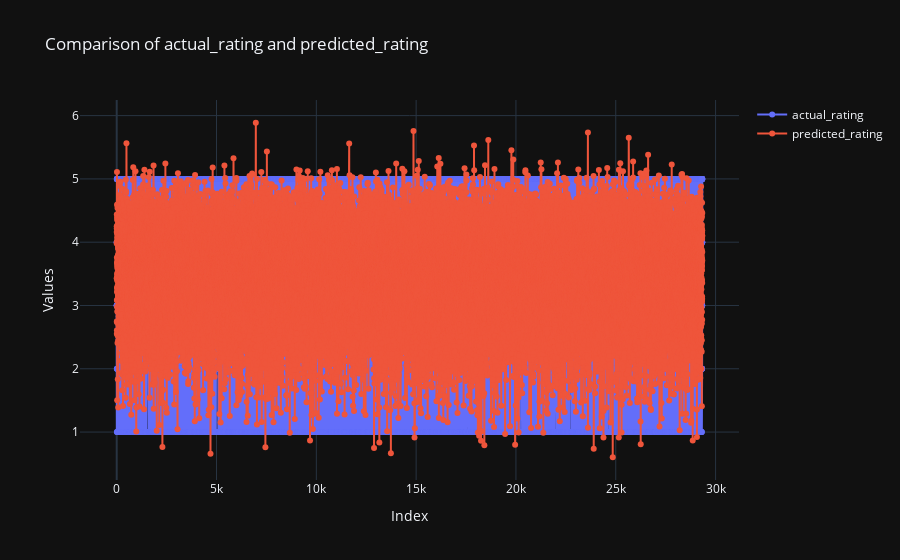

The code cell stored with this chart in its notebook:
### Code cell
import pandas as pd
import plotly.graph_objects as go

# Load the CSV file
csv_file_path = '/Users/salmanmohamm3d/Desktop/Sem 3/Social M A/Final Project/hybrid_model_predictions.csv' 
df = pd.read_csv(csv_file_path)

# Specify the columns you want to compare

column1 = 'actual_rating' 
column2 = 'predicted_rating'  

# Create a scatter plot to compare the two columns
fig = go.Figure()

# Add traces for both columns
fig.add_trace(go.Scatter(x=df.index, y=df[column1], mode='lines+markers', name=column1))
fig.add_trace(go.Scatter(x=df.index, y=df[column2], mode='lines+markers', name=column2))

# Customize the layout
fig.update_layout(
    title=f"Comparison of {column1} and {column2}",
    xaxis_title="Index",
    yaxis_title="Values",
    template="plotly_dark"
)

# Show the plot
fig.show()

### Figure 1 — Plotly figure (JSON) as saved in the notebook; plotly's stock layout.template omitted (floating-point values rounded to 4 significant figures; data arrays with more than 128 entries replaced by an {"elided": "..."} marker saying what was removed)
{"data": [{"mode": "lines+markers", "name": "actual_rating", "type": "scatter", "x": {"elided": "29336 int values"}, "y": {"elided": "29336 int values"}}, {"mode": "lines+markers", "name": "predicted_rating", "type": "scatter", "x": {"elided": "29336 int values"}, "y": {"elided": "29336 float values"}}], "layout": {"autosize": true, "title": {"text": "Comparison of actual_rating and predicted_rating"}, "xaxis": {"autorange": true, "range": [-1790.0, 31130.0], "title": {"text": "Index"}, "type": "linear"}, "yaxis": {"autorange": true, "range": [0.166, 6.323], "title": {"text": "Values"}, "type": "linear"}}}
